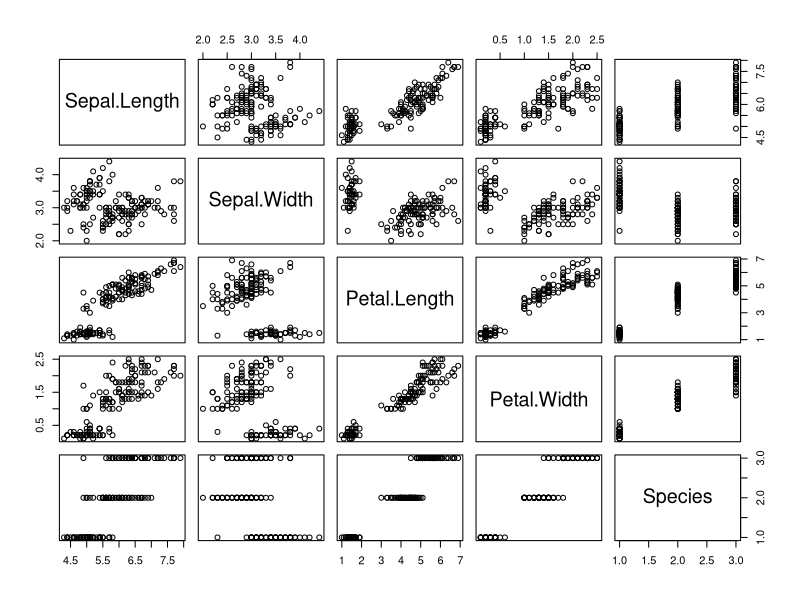
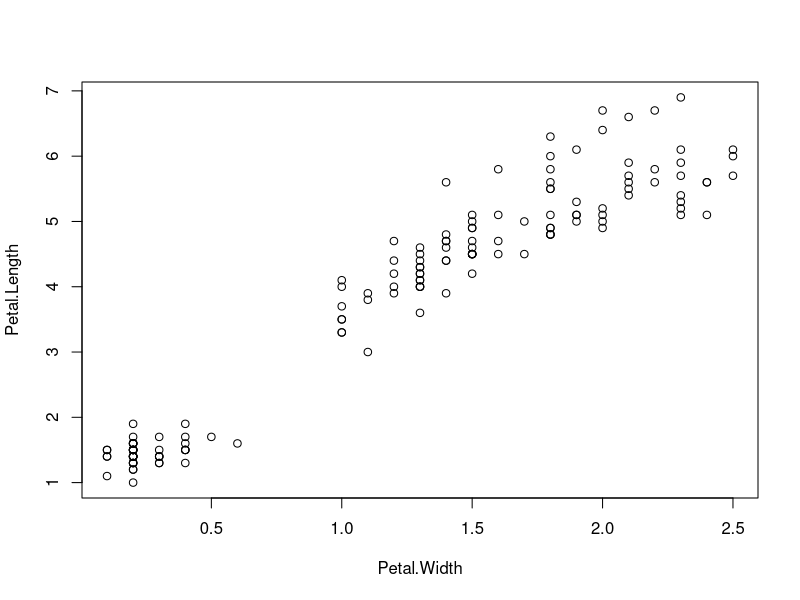
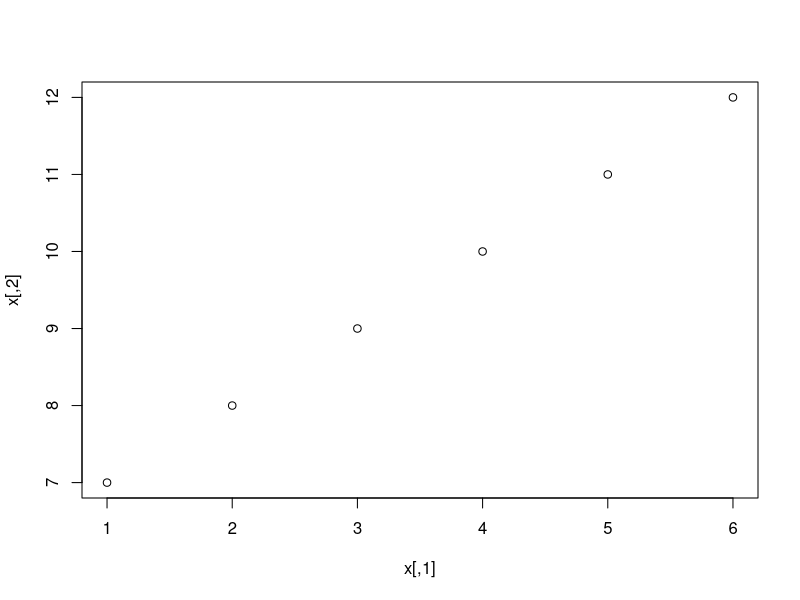
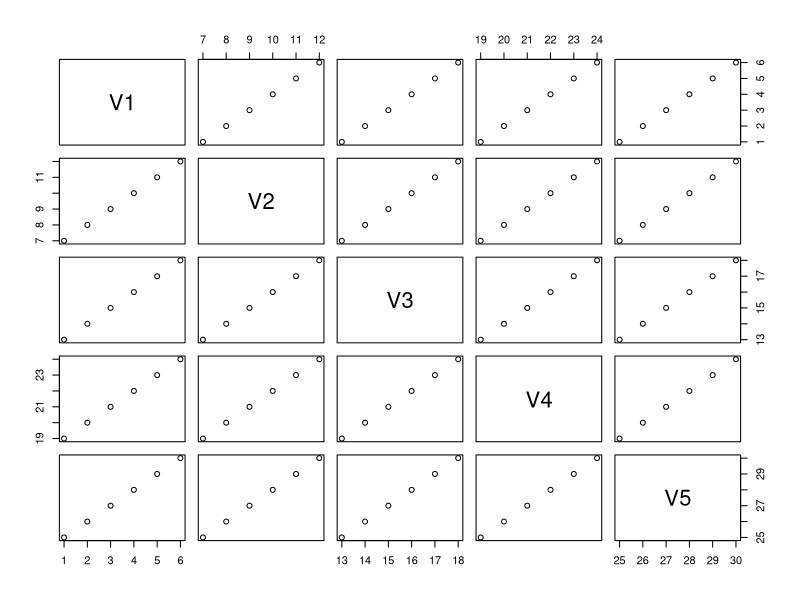

Recreate these plots in R, in order.
### Listas y data.frame
 
## Una lista es un vector que contiene a otros vectores, donde cada vector puede ser de un tipo/clase diferente.
x <- list(rep('pepe', 3), 1:20)
 
## Además los componentes de la lista no tienen porqué tener la misma cantidad de elementos. En este caso, "x" contiene a un vector "character" y otro "numeric"; el primero tiene 3 elementos, mientas que el segundo tiene 20.
x <- list(rep('pepe', 3), 1:20)
x[[1]]
#[1] "pepe" "pepe" "pepe"
x[[2]]
#[1]  1  2  3  4  5  6  7  8  9 10 11 12 13 14 15 16 17 18 19 20
class(x[[1]]) # "character"
class(x[[2]]) # "integer"
length(x[[2]]) # 3
length(x[[2]]) # 20
 
## Las listas son útiles para agrupar varios tipos de datos en un sólo objeto, ya que no es tan restrictivo como las matrices o los vectores normales.
 
## Ejemplo: como vimos antes, eigen() devuelve una lista
x  <- matrix(1:25, 5, 5)
vv <- eigen(x)
 
## Los elementos de la lista se obtienen o modifican con doble corchete [[ ]]
vv[[1]]
 
## En el caso de las listas, si los elementos están nombrados, se puede usar el $ para llamarlos
vv$values
 
## Si queremos llamar al primer elemento de 'values', hay que usar el criterio que corresponda para el tipo de objeto que es, por ejemplo:
vv$values    # todos los elementos
vv$values[1] # sólo el primer elemento
vv[[1]][1]   # ídem
 
## Pero con los vectores propios (que están en forma de matriz), hay que considerar que tienen dos dimensiones:
vv$vectors[1,4] # fila 1, columna 4
vv[[2]][1,4]    # ídem
 
#### data.frame
## La clase "data.frame" es un tipo particular de lista. Es básicamente una tabla de datos, con filas como casos y columnas como variables.
 
## "cars" e "iris" son dos tablas de datos que vienen incluídas con los paquetes básicos de R y que ya están en la sesión por defecto:
class(cars)
head(cars) # "head" devuelve las primeras filas de una matriz o data.frame
head(iris)
dim(iris) # Funciona igual que en matrices
mean(iris) # Otra vez, comportamiento diferente
 
## En muchos sentidos es igual a un objeto matrix
iris[1,]
iris[2, 5]
 
## ¿Cómo crear data.frames?
## Una forma de crear un data.frame es transformar algo en este tipo de objeto:
as.data.frame(x) # "as.data.frame" sirve para tratar un objeto de otra clase (vector, matriz) como data.frame
## NOTA: si no adjudicamos nuevamente a x va a seguir siendo lo que era antes.
class(x)
 
x <- as.data.frame(x) # Ahora sustituímos a x por una versión data.frame de x
class(x) # Ahora sí, es un data.frame.
 
## Otra forma de crear un data.frame
dataf <- data.frame(enteros=1:10, decimales=seq(.1, 1, by=.1))
## El resultado, "dataf", es una tabla con dos columnas llamadas "enteros" y "decimales")
head(dataf)
 
## ¿Porque es una lista? Para tener columnas de distinto tipo, cosa que no se puede con los objetos del tipo matrix
 
## En iris se puede ver que la columna "Species" es distinta a las otras
class(iris$Petal.Width) # Al ser del tipo lista, se puede usar el operador $
class(iris$Species)
 
## El data.frame está pensado especialmente para trabajar con datos
plot(iris)
plot(Petal.Length ~ Petal.Width, data=iris)
 
## Debido a que son muy parecidas, uno tiende a usar las mismas funciones para matrix y data.frames,
## pero a veces nos puede dar error por usar la clase equivocada... hay que estar atentos
x <- matrix(1:30, 6, 5)
plot(x) # Esto grafica las dos primeras columnas de x en los ejes x e y del gráfico
plot(as.data.frame(x)) # Al graficar a x como data.frame se grafica cada par de variables, o sea todas contra todas las columnas
